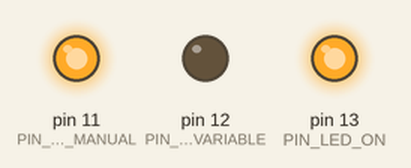
This sketch was run on a simulated Arduino Uno, built with avr-gcc and run on an emulated ATmega328P. Shown: output pins drawn as LEDs (lit = HIGH).

Above: at 0.05 s.
At 0.45 s:
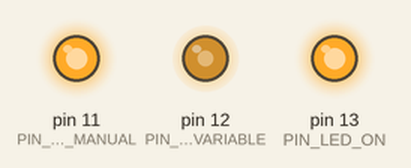
At 0.65 s:
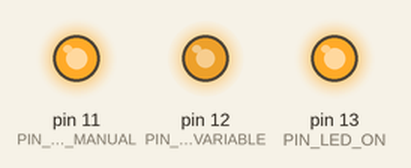
At 1.3 s:
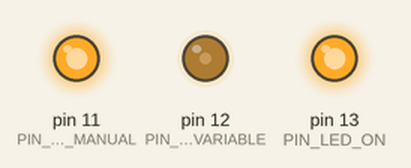
Timing chart, 0 to 3.5 s (numbered marks = the images above):
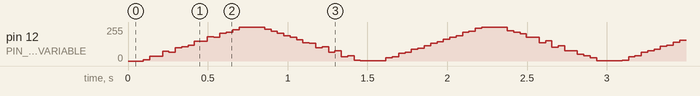

The sketch:

led-demo.ino
```cpp
/*
 * This Arduino sketch demonstrates different possible behaviours which
 * connected LEDs can be programmed or connected to exhibit.
 *
 */

const size_t PIN_LED_ON = 13;  // Always on
const size_t PIN_LED_VARIABLE = 12;  // Loops from low to high to low
const size_t PIN_LED_MANUAL = 11;  // Controlled through potentiometer

const float PERIOD_OF_MILLISECONDS = 8.33;  // 120Hz
const float LED_VARIABLE_STEP = 0.01;  // Increase/decrease between each loop

float percentTimeOn = 0.0;
boolean increasing = true;

void setup() {
  pinMode(PIN_LED_ON, OUTPUT);
  digitalWrite(PIN_LED_ON, HIGH);

  pinMode(PIN_LED_VARIABLE, OUTPUT);

  pinMode(PIN_LED_MANUAL, OUTPUT);
  digitalWrite(PIN_LED_MANUAL, HIGH);
}

void loop() {
  // Increase/decrease brightness of the variable LED
  if(percentTimeOn <= 0.0) {
    increasing = true;
  }
  else if(percentTimeOn >= 1.0) {
    increasing = false;
  }
  float step = increasing ? LED_VARIABLE_STEP : -LED_VARIABLE_STEP;
  percentTimeOn += step;

  // Digital imitation of analog LED brightness
  digitalWrite(PIN_LED_VARIABLE, HIGH);
  delay(percentTimeOn * PERIOD_OF_MILLISECONDS);
  digitalWrite(PIN_LED_VARIABLE, LOW);
  delay((1-percentTimeOn) * PERIOD_OF_MILLISECONDS);
}
```
